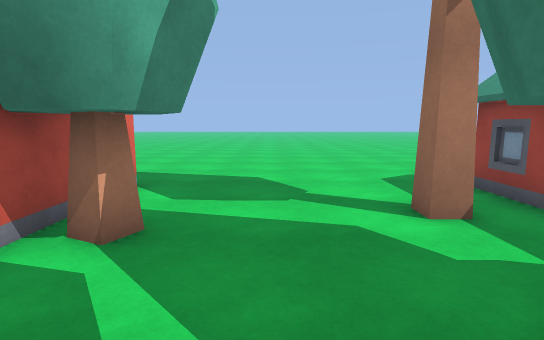
[1] (above)

24 first-person views from a walk through a scene from a Unity 3-D project. The camera is 1.4 m above the floor, tilts 8° down and sees 80° across. The floor is counted in squares, 1 m on a side. Each view is taken from the middle of a square. On the plan, view 1 faces up. The plan holds only what a view shows up to about 15 squares ahead; the rest is blank. The place goes on beyond the plan. Some surface patterns are stand-ins.

[2]
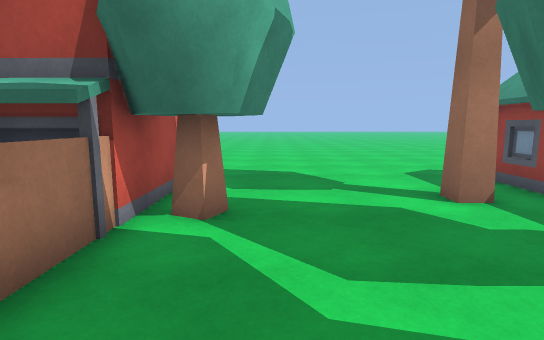

[3]
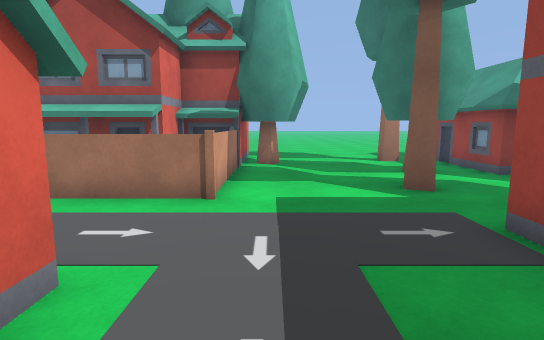

[4]
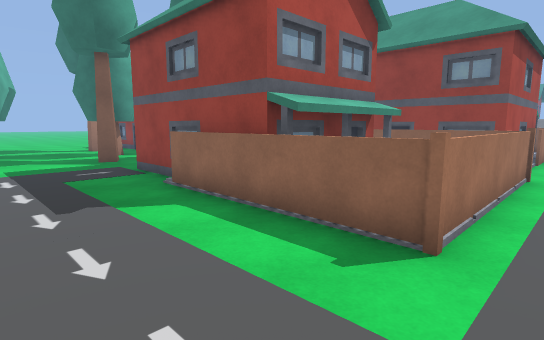

[5]
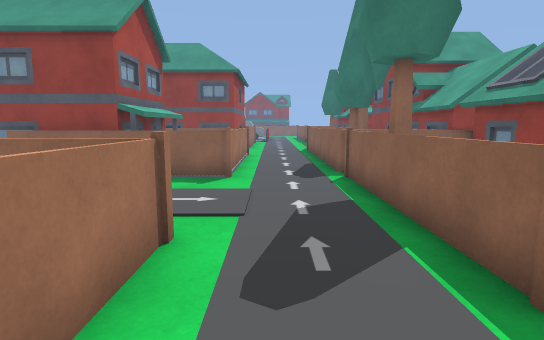

[6]
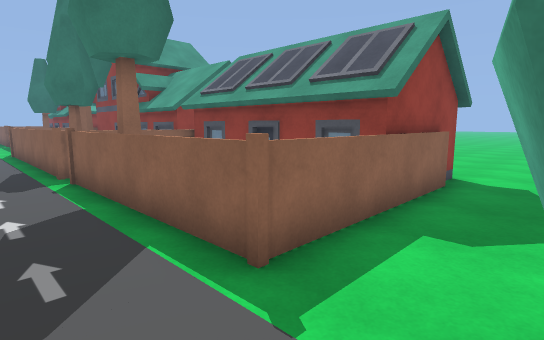

[7]
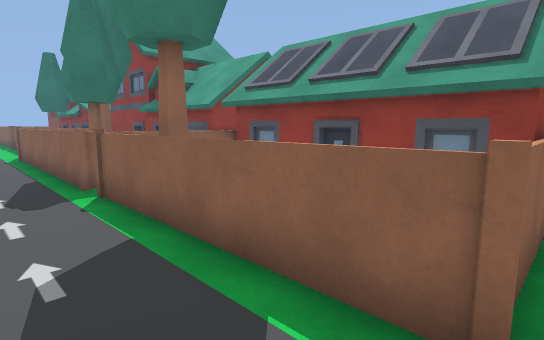

[8]
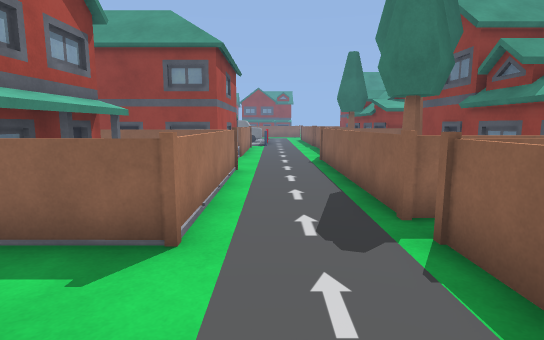

[9]
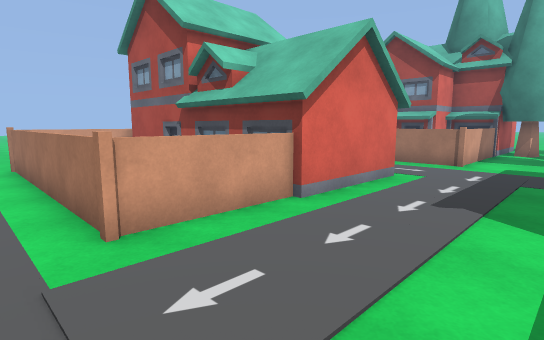

[10]
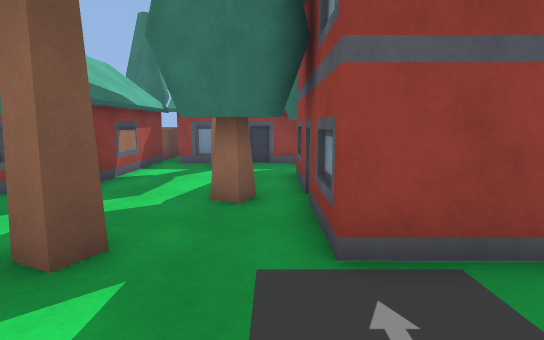

[11]
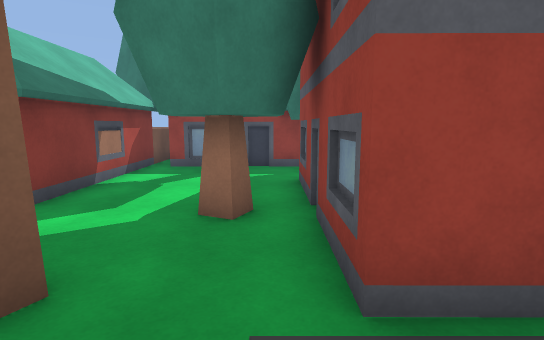

[12]
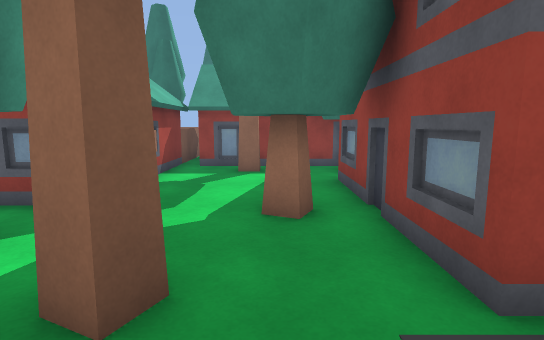

[13]
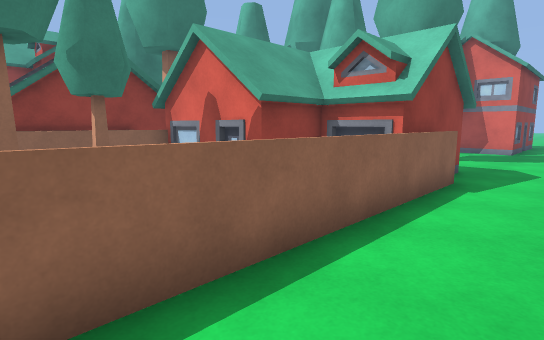

[14]
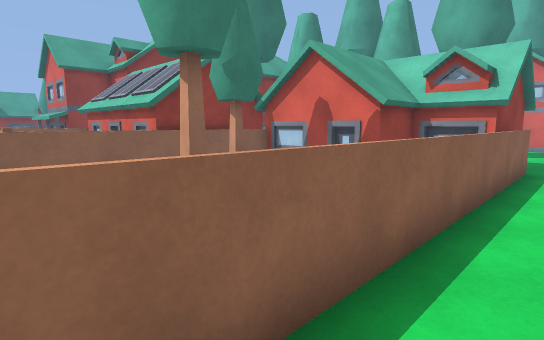

[15]
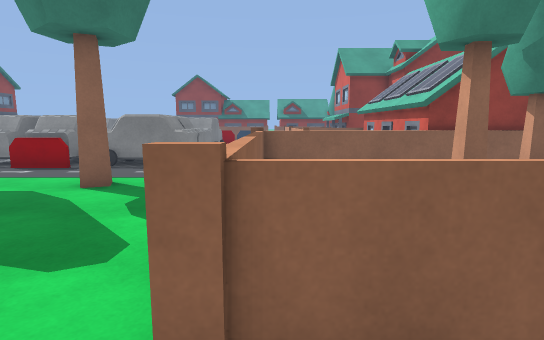

[16]
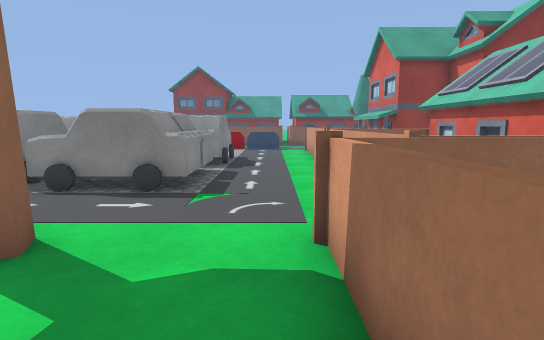

[17]
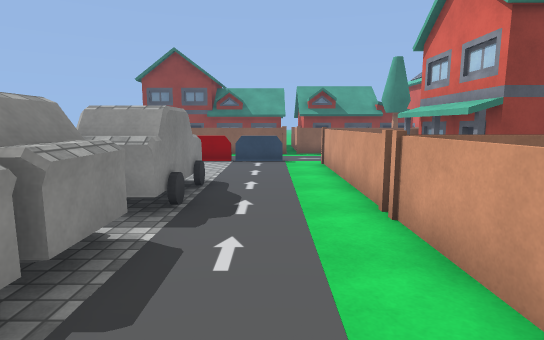

[18]
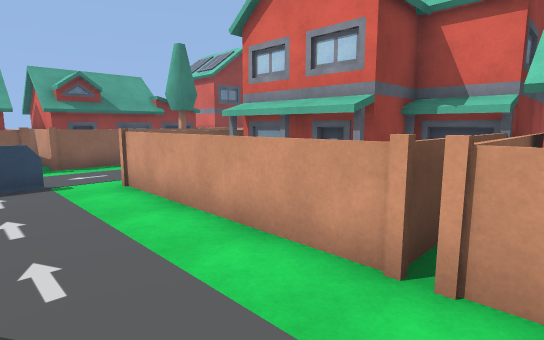

[19]
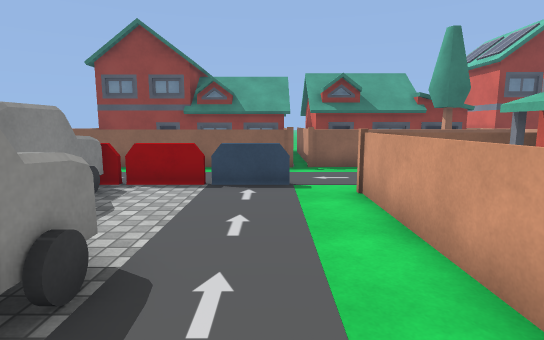

[20]
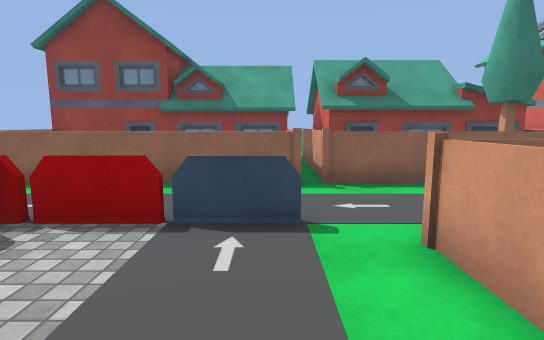

[21]
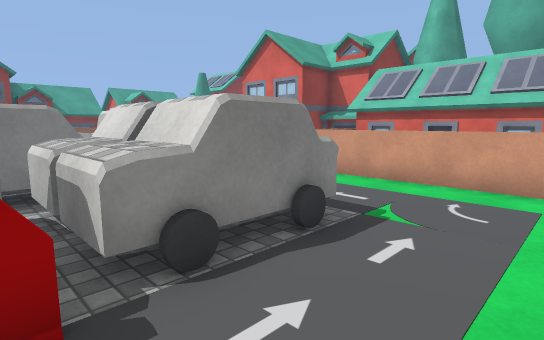

[22]
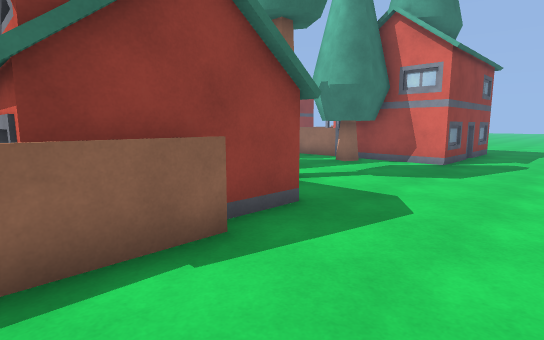

[23]
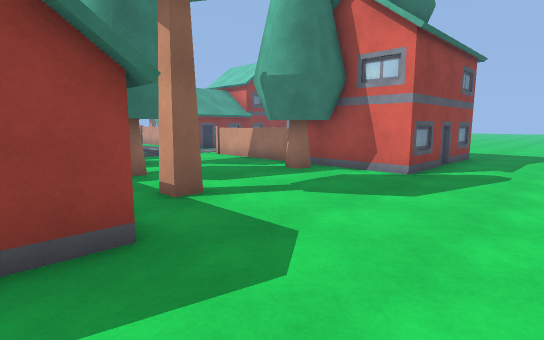

[24]
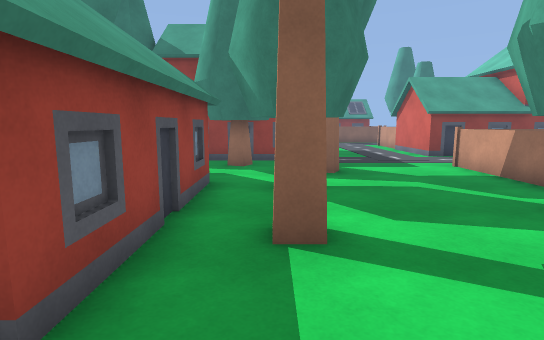

### Floor plan
Key: @ floor where view 1 was taken; # wall or solid block; . floor; = window, fence, low wall or low ledge; H house; T tree; I thing the floor can be seen under or through; C car; O other object.
Columns run from 8 left of view 1 to 25 right of it. Each row starts with its distance up from view 1.
 11    ............. .
 10 ...................... .
  9 ......................... .
  8 ...............============
  7 ######.......####H        =..
  6      #.......H  #H        =...
  5      ##...TT.H  #HHH      =....
  4    ###TT.....H    #H      =.....
  3    #HT#...#T.H    #H  TT  =.....
  2    # O....T#.H    #H T    =...T.
  1 HHHH O....##.HHHH###OOOOO#=...T...
  0      O..@T........H###H  O........
 -1      O...TT.T....TH   H  O.......=
 -2   OOOO.....TT#....H   H  O...CCCCC
 -3   ..........II....H   H  O...CCCCC
 -4    ......########TH   H  O...CCCCC
 -5 HHHHH....#     ##     H  O...CCCCC
 -6     #....#     #####HHOOOO...CCCCC
 -7     #....#      #  ##H   O...CC
 -8     #....#      #   ###H O...CC
 -9 ###H#....#     O#     #H O...C
-10     =....HHHHH O#     #H O....
-11     =....O     O#     #H O.....C
-12     =....O     O#######H O...  C
-13 ====#....OOOOOOO....O OOOO...  C
-14 . ...................   ...OO===
-15  ....................   ...  . ..
-16 T.OOOOOOOO========#...  ...  .  ..
-17 T.O    TTO# T     #OOOOOOOO=======
-18 T.O      O#   T   #O.T    O
-19 ..OHHHHHHO#HHHHHHH#HH#HH##O
-20  .O#     H#########HH    #OHH#H###
-21  .O#     H        #      #H
-22  ..#                     #H
-23  ..#                     H
-24  ...
-25  ...
-26  ...
-27   ..
-28   ...
-29   ...
-30   ...
-31   ...
-32   ..

Where each view was taken, in squares from view 1:
view 1: 0 up, 0 right, facing up
view 2: 1 down, 1 left, facing up
view 3: 8 down, 2 left, facing up
view 4: 14 down, 3 left, facing up-right
view 5: 14 down, 8 left, facing right
view 6: 14 down, 8 left, facing down-right
view 7: 14 down, 6 left, facing down-right
view 8: 14 down, 3 left, facing right
view 9: 14 down, 0 right, facing up-left
view 10: 3 down, 2 left, facing right
view 11: 3 down, 1 left, facing right
view 12: 2 down, 1 left, facing right
view 13: 10 up, 15 right, facing down-left
view 14: 9 up, 18 right, facing down-left
view 15: 9 up, 18 right, facing down
view 16: 5 up, 19 right, facing down
view 17: 1 down, 19 right, facing down
view 18: 5 down, 20 right, facing down-left
view 19: 6 down, 19 right, facing down
view 20: 9 down, 19 right, facing down
view 21: 1 up, 25 right, facing down-left
view 22: 11 up, 9 right, facing down-left
view 23: 11 up, 6 right, facing down-left
view 24: 9 up, 3 right, facing down
